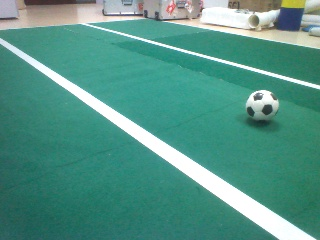
#> input picture SpeedUp/Vision/testcode/soccer/1.jpeg, 320 x 240 px, given in place of the camera
$ python circleDetect.py
#> lines starting #> are read from the running program, lines starting #| are printed output that depends on the picture; after the words box and inside, x2 and y2 are one past the last pixel; in counts of white or black regions, pixels touching at a corner belong together
import cv2
import numpy

#img = cv2.imread('E://WORKSPACE//2_Haobbys//AutoPick//Vision//picture//redball.jpg')
#img = cv2.imread('E://WORKSPACE//2_Haobbys//AutoPick//Vision//testcode//soccer//01.jpeg')

cap = cv2.VideoCapture(0)
ret,img = cap.read()
#> img is the input picture: shape (240, 320, 3); mean B, G, R 134.8, 148.1, 84.1
cv2.imshow('origin',img)
while ret is True:
    cv2.imshow('origin',img)
    img = cv2.medianBlur(img,5)
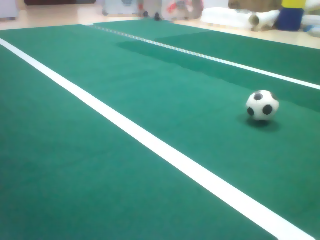
#> img: shape (240, 320, 3); mean B, G, R 134.8, 148.2, 84.1
    cimg = cv2.cvtColor(img, cv2.COLOR_BGR2GRAY)
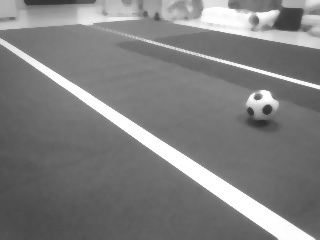
#> cimg: shape (240, 320); min 46, max 255, mean 127.5
    circles = cv2.HoughCircles(cimg, cv2.HOUGH_GRADIENT, 1, 200,param1=50, param2=30, minRadius=30, maxRadius=100)
#> circles = None
    if circles is not None:
        circles = numpy.uint16(numpy.around(circles))
        for i in circles[0, :]:
            # draw the outer circle
            cv2.circle(cimg, (i[0], i[1]), i[2], (0, 255, 0), 2)
            # draw the center of the circle
            cv2.circle(cimg, (i[0], i[1]), 2, (0, 0, 255), 3)
        cv2.imshow('detected circles', cimg)
    ret,img = cap.read()
    key=cv2.waitKey(1)
#> (key Esc is pressed here)
    if key == 27:
        break
cv2.destroyAllWindows()

$ run again, on SpeedUp/Vision/testcode/soccer/10.jpeg
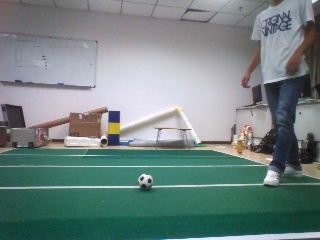
#> input picture SpeedUp/Vision/testcode/soccer/10.jpeg, 320 x 240 px, given in place of the camera
#> img is the input picture: shape (240, 320, 3); mean B, G, R 129.5, 131.3, 113.8
#> `cimg = cv2.cvtColor(img, cv2.COLOR_BGR2GRAY)`:
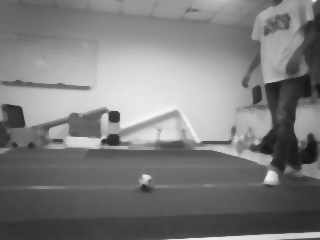
#> cimg: shape (240, 320); min 18, max 245, mean 125.1
#> `circles = cv2.HoughCircles(cimg, cv2.HOUGH_GRADIENT, 1, 200,param1=50,..`: circles = [[219.5, 115.5, 41.9]]
#> `circles = numpy.uint16(numpy.around(circles))`: circles = [[220, 116, 42]]
#> the loop `for i in circles[0, :]:` made 1 pass
#> after the loop `for i in circles[0, :]:`:
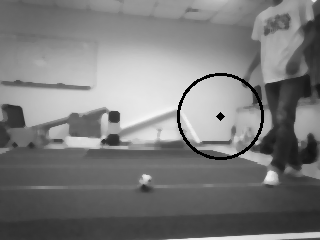
#> cimg: shape (240, 320); 1.09% of pixels changed, all inside (x1, y1, x2, y2) = (177, 73, 264, 160)

$ run again, on SpeedUp/Vision/testcode/soccer/11.jpeg
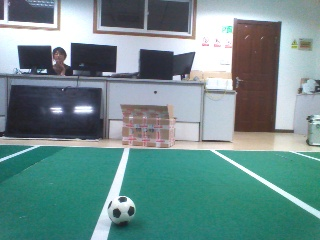
#> input picture SpeedUp/Vision/testcode/soccer/11.jpeg, 320 x 240 px, given in place of the camera
#> img is the input picture: shape (240, 320, 3); mean B, G, R 141.4, 141.9, 110.8
#> `cimg = cv2.cvtColor(img, cv2.COLOR_BGR2GRAY)`:
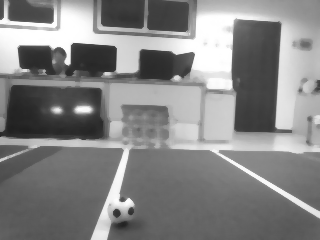
#> cimg: shape (240, 320); min 32, max 255, mean 132.7
#> `circles = cv2.HoughCircles(cimg, cv2.HOUGH_GRADIENT, 1, 200,param1=50,..`: circles = [[139.5, 109.5, 39.4]]
#> `circles = numpy.uint16(numpy.around(circles))`: circles = [[140, 110, 39]]
#> the loop `for i in circles[0, :]:` made 1 pass
#> after the loop `for i in circles[0, :]:`:
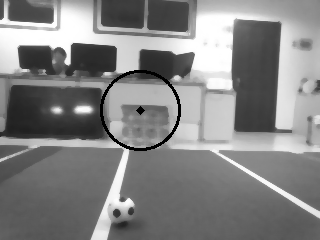
#> cimg: shape (240, 320); 1.03% of pixels changed, all inside (x1, y1, x2, y2) = (100, 70, 181, 151)

$ run again, on SpeedUp/Vision/testcode/soccer/2.jpeg
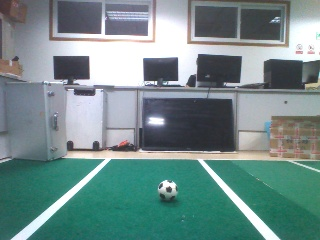
#> input picture SpeedUp/Vision/testcode/soccer/2.jpeg, 320 x 240 px, given in place of the camera
#> img is the input picture: shape (240, 320, 3); mean B, G, R 138.3, 139.5, 114.3
#> `cimg = cv2.cvtColor(img, cv2.COLOR_BGR2GRAY)`:
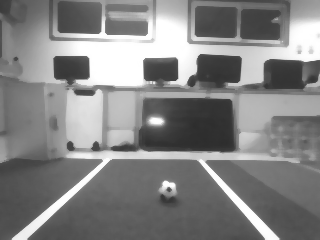
#> cimg: shape (240, 320); min 45, max 255, mean 131.9
#> `circles = cv2.HoughCircles(cimg, cv2.HOUGH_GRADIENT, 1, 200,param1=50,..`: circles = [[278.5, 102.5, 47.4], [80.5, 133.5, 38.6]]
#> `circles = numpy.uint16(numpy.around(circles))`: circles = [[278, 102, 47], [80, 134, 39]]
#> the loop `for i in circles[0, :]:` made 2 passes
#> after the loop `for i in circles[0, :]:`:
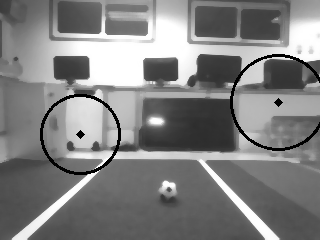
#> cimg: shape (240, 320); 2.04% of pixels changed, all inside (x1, y1, x2, y2) = (40, 54, 320, 175)
